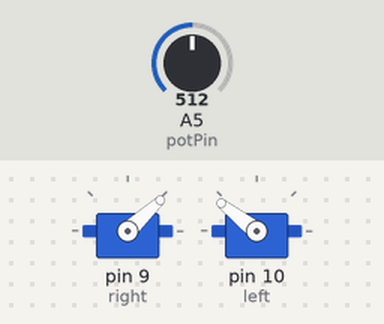
The sketch below on a simulated Arduino Uno, built with avr-gcc and run on an emulated ATmega328P. Shown: 2 × servo. Inputs (shaded band) come from the test bench; at power-on: A5 (potPin) = 512.

Above: at 1.2 s.
1.3 s: A5 (potPin) set to 716
At 2.0 s:
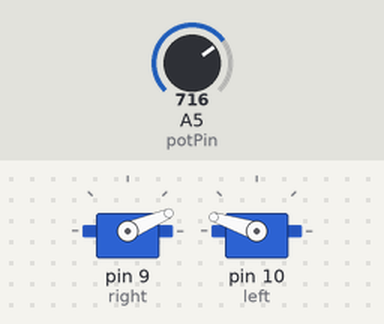
2.8 s: A5 (potPin) set to 900
At 3.1 s:
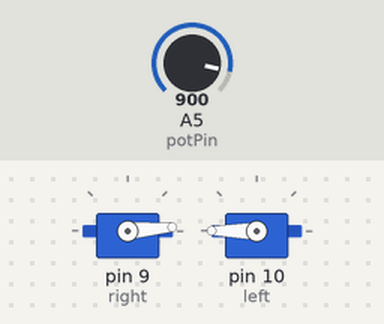
4.3 s: A5 (potPin) set to 306
At 5.5 s:
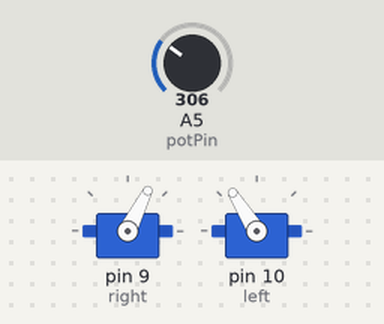
5.8 s: A5 (potPin) set to 122
At 6.6 s:
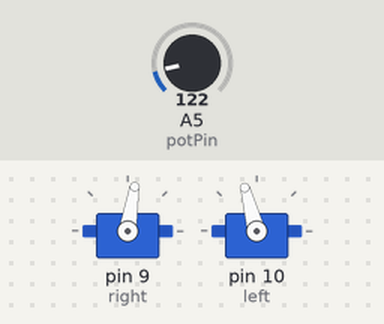
7.3 s: A5 (potPin) set to 0
At 7.8 s:
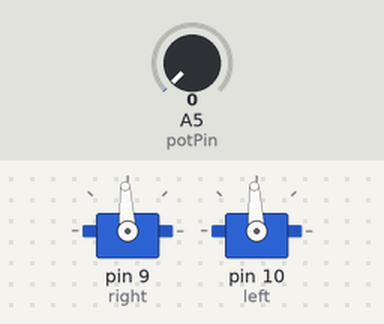
8.8 s: A5 (potPin) set to 511
At 10.1 s:
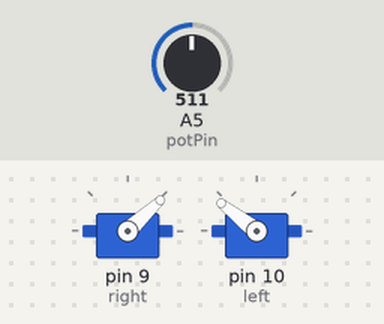
Timing chart, 0 to 11.3 s (numbered marks = the images above; inputs shaded):
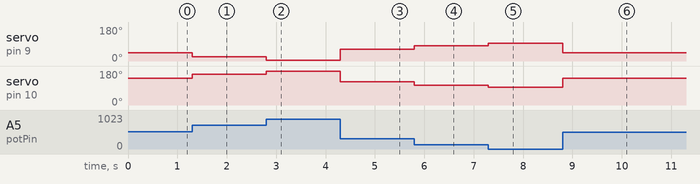

The sketch:

User_Program3_4.ino
```cpp
/*Software 1073 Arduino BoeBots
User Program
Method stubs are pre-made. add your own code to complete the challenge!

Program Task: Have the robot vary its speed based on how far one turns the potentiometer
Feel free to view the example program within the same folder if you need help!
*/

#include <Servo.h>

Servo right;
Servo left;

int valuePotentiometer;
int servoVal;
int potPin = 5;

void superSpeed()
{
  int servoSpeed = analogRead(potPin);
  servoVal = servoSpeed / 7;
  right.writeMicroseconds(1500 - servoSpeed);
  left.writeMicroseconds(1500 + servoSpeed);
}

void setup()
{
  right.attach(9);
  left.attach(10);
  pinMode(A5, INPUT);
  //your code goes here
}

void loop()
{
  superSpeed();
  //also here
}
```

Measured:
- after the input at 1.3 s, servo on pin 9 (right): 43° → 23° at once; servo on pin 10 (left): 142° → 162° at once
- after the input at 2.8 s, servo on pin 9 (right): 23° → 5° at once; servo on pin 10 (left): 162° → 180° at once
- after the input at 4.3 s, servo on pin 9 (right): 5° → 63° at once; servo on pin 10 (left): 180° → 122° at once
- after the input at 5.8 s, servo on pin 9 (right): 63° → 81° at once; servo on pin 10 (left): 122° → 105° at once
- after the input at 7.3 s, servo on pin 9 (right): 81° → 93° at once; servo on pin 10 (left): 105° → 93° at once
- after the input at 8.8 s, servo on pin 9 (right): 93° → 43° at once; servo on pin 10 (left): 93° → 142° at once
